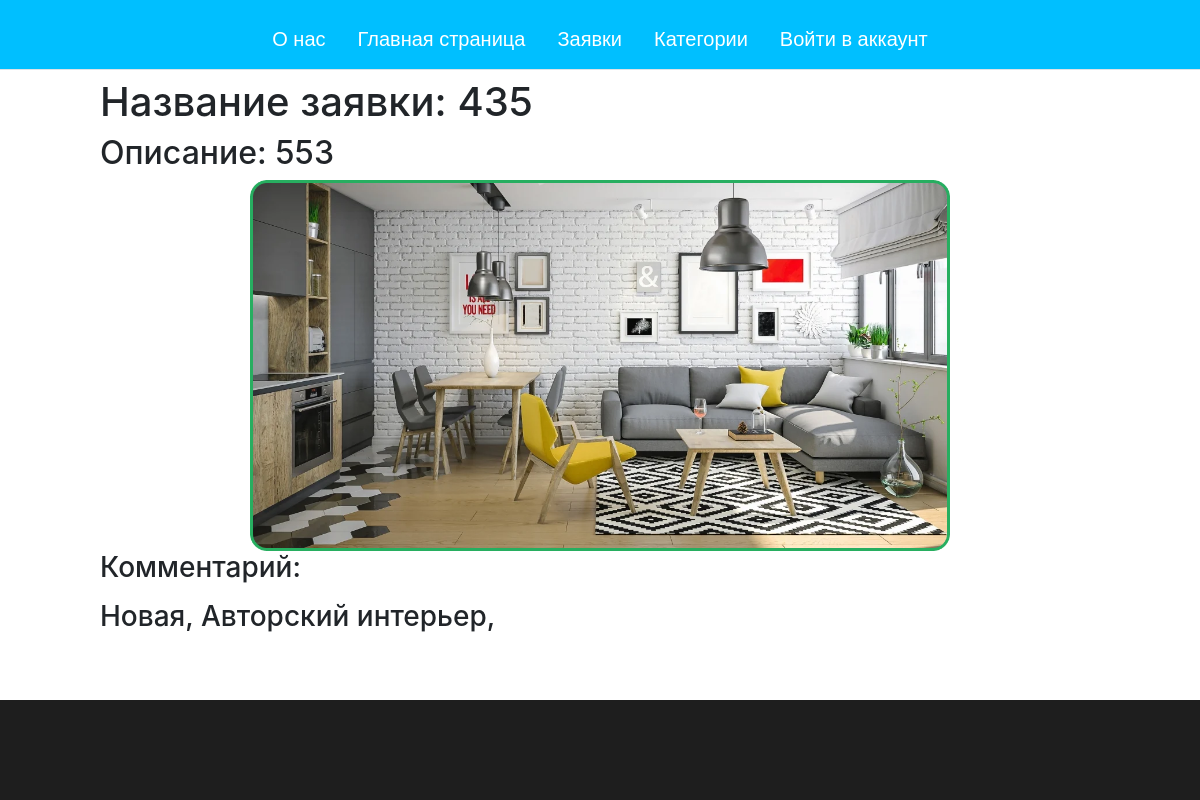
/accounts/profile/applications/7/, run on the app's committed database.
### accounts/models.py (models this page shows, shortened)
class Application(models.Model):
    id = models.AutoField(primary_key=True, unique=True, verbose_name='id')
    title = models.CharField(max_length=200, verbose_name='Название')
    desc = models.TextField(max_length=400, verbose_name='Описание')
    img = models.ImageField(upload_to='img', verbose_name='Картинка')
    ready_design = models.ImageField(upload_to='design', verbose_name='Готовый дизайн', null=True, blank=True)
    user = models.ForeignKey(User, on_delete=models.SET_NULL, verbose_name='Пользователь', null=True, blank=True,
                             to_field='id')
    date = models.DateField(default=datetime.today())
    comment = models.TextField(max_length=400, verbose_name='Комментарий', null=True, blank=True)
    NEW = 'new'
    LOAD = 'load'
    READY = 'ready'
    LOAN_STATUS = (
        (NEW, 'Новая'),
        (LOAD, 'Принято в работу'),
        (READY, 'Выполнено'),
    )
    status = models.CharField(max_length=30, choices=LOAN_STATUS, default='new', help_text='Статус',
                              verbose_name='Статус')
    SKETCH = 'sketch'
    MID_DETAIL = 'mid_detail'
    AUTHOR = 'author'
    CATEGORIES = (
        (SKETCH, 'Эскизный проект'),
        (MID_DETAIL, 'Средняя детализация'),
        (AUTHOR, 'Авторский интерьер'),
    )
    category = models.CharField(max_length=30, choices=CATEGORIES, default='Эскизный проект', help_text='Категории',
                                verbose_name='Категории')

### accounts/views.py (the view)
# urls.py: path('profile/applications/<int:pk>/', views.detail_application.as_view(), name='profile_application_detail'),
class detail_application(DetailView):
    model = Application
    template_name = 'accounts/application_detail.html'

### accounts/templates/accounts/application_detail.html (shortened to what this page needs)
{% extends 'base.html' %}
{% load static %}
{% block links %}
    <link rel="stylesheet" href="{% static 'application_detail.css'%}">
{% endblock %}
{% block content %}
<h1>Название заявки: {{ application.title }}</h1>
<h2>Описание: {{ application.desc }}</h2>
<div class="block">
    <img class="bd-placeholder-img flex-shrink-0 me-2 rounded"  src="../../..{{ application.img.url }}" alt="" width="700px">
</div>
<h3>Комментарий:</h3>
<h3>{{ application.get_status_display }}, {{ application.get_category_display }}, {% if user.is_staff %}Пользователь : {{ application.user.get_username }}{% endif %}</h3>
{% endblock %}

### myapp/static/main.css (style rules this page uses)
* { padding: 0; margin: 0; box-sizing: border-box; }
body { background: #272727; font-family: "Montserrat", sans-serif; }

### accounts/static/application_detail.css (style rules this page uses)
.block { display: flex; justify-content: space-around; align-items: center; }

### data on the page
Application: title "435", desc "553", img (picture), status "Новая", category "Авторский интерьер"
